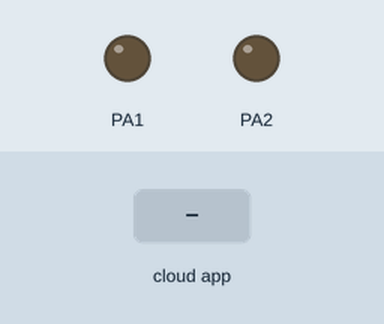
A sketch run on a simulated STM32 Blue Pill. On the bench: output pins drawn as LEDs (lit = HIGH). The test bench sets the inputs (shaded band). The ROS host is connected and sends only what is stated.

Above: at 1.2 s.
1.3 s: the phone or cloud app sets wheel_L to 0
At 2.3 s:
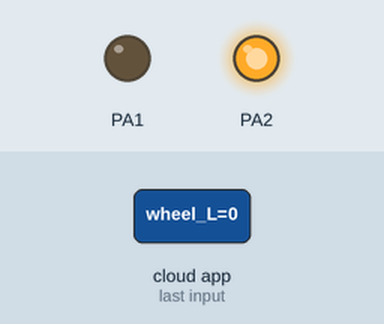
Timing chart, 0 to 4.3 s (numbered marks = the images above; inputs shaded):
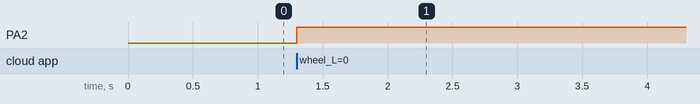

The sketch:

wheel_node.ino
```cpp
#define __STM32F1__ //for stm32 bluepill usb serial comms

#include <ros.h>
#include <ros/time.h>
#include <std_msgs/Int16.h>

#include "Motor.h"

ros::NodeHandle  nh;
#define LOOPTIME 10

#define LPWM PA1
#define RPWM PA2


int speedVal = 1500;
void wheel_callback( const std_msgs::Int16& value){
  // expecting value to be between 1000 to 2000
  speedVal = value.data;
}

ros::Subscriber<std_msgs::Int16> sub("wheel_L", wheel_callback);

Motor wheel(LPWM,RPWM);

void setup() {
  nh.initNode();
  nh.subscribe(sub);

  nh.getHardware()->setBaud(57600);
}

void loop() {
  nh.spinOnce();
  wheel.rotate(speedVal);
}
```

Motor.cpp
```cpp
#include "Arduino.h"
#include "Motor.h"

Motor::Motor(int pwm_f, int pwm_b) {
  pinMode(pwm_f, OUTPUT);
  pinMode(pwm_b, OUTPUT);
  Motor::pwm_f = pwm_f; //forward pwm
  Motor::pwm_b = pwm_b; //backward pwm
}

void Motor::rotate(int value) {
  if (value >= 1500) {
    int out = map(value, 1500, 2000, 0, 255);
    analogWrite(pwm_b, 0);
    delay(1); //OCD delay for making sure h bridge does not fry
    analogWrite(pwm_f, out);
  }
  else {
    int out = map(value, 1500, 1000, 0, 255);
    analogWrite(pwm_f, 0);
    delay(1); //OCD delay for making sure h bridge does not fry
    analogWrite(pwm_b, out);
  }
}
```

Motor.h
```cpp
//this motor driver class is written for IBT2 or BTS 7960 motor driver

#ifndef Motor_h
#define Motor_h

#include "Arduino.h"

class Motor {
  public:
    //Constructor : the 2 pwm pins of ibt2 motor driver
    Motor(int pwm_f, int pwm_b );
    //Spin the motor with a percentage value
    void rotate(int value);
    //Motor Outputs: f is forward and b is backward
    int pwm_f;
    int pwm_b;
};

#endif
```

Measured:
- after the input at 1.3 s, PA2: LOW → HIGH at once
